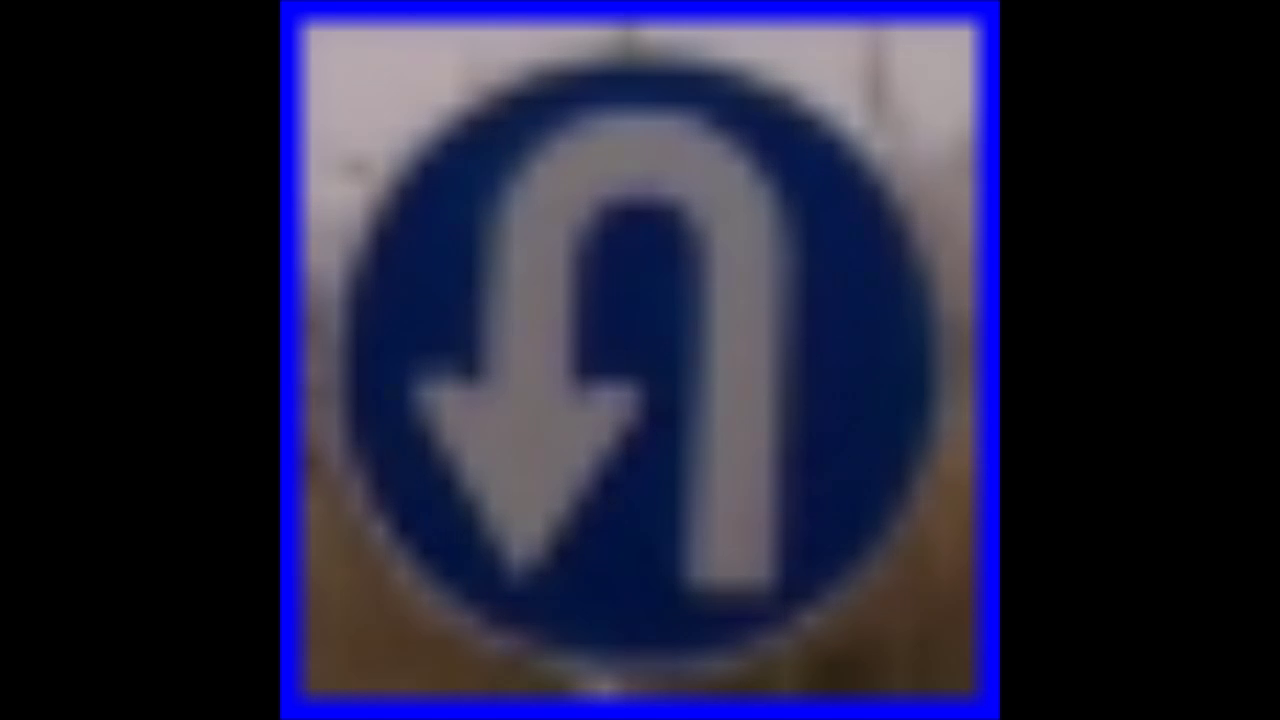
#> input picture frame 16 of DataPicker/sign_sum.mp4, 1280 x 720 px, given in place of 0507_one_lap_normal.mp4, which was not available
$ python previous_sign_cam.py
#> lines starting #> are read from the running program, lines starting #| are printed output that depends on the picture; pictures that were not available may be replaced by others from this repository, and a replacement may not be noted
import numpy as np
import cv2
import threading

crosswalkcascade = cv2.CascadeClassifier('../sign_xml_files/crosswalk.xml')
narrowcascade = cv2.CascadeClassifier('../sign_xml_files/narrowno.xml')
movingcascade = cv2.CascadeClassifier('../sign_xml_files/moving_0510.xml')
staticcascade = cv2.CascadeClassifier('../sign_xml_files/static_0514.xml')
scurvecascade = cv2.CascadeClassifier('../sign_xml_files/scurve0517.xml')
uturncascade = cv2.CascadeClassifier('../sign_xml_files/uturndetect.xml')
parkingcascade = cv2.CascadeClassifier('../sign_xml_files/parkingdetect.xml')

cam = cv2.VideoCapture('0507_one_lap_normal.mp4')
# cam.set(3,480)
# cam.set(4, 270)
if (not cam.isOpened()):
    print("cam open failed")

ret, img = cam.read()
#> img is the input picture: shape (720, 1280, 3); mean B, G, R 61, 34.9, 35.2
# x= 240; y= 50;
# w= 240; h= 220;
# img_trim=img[y:y+h,x:x+w]

gray = cv2.cvtColor(img, cv2.COLOR_BGR2GRAY)
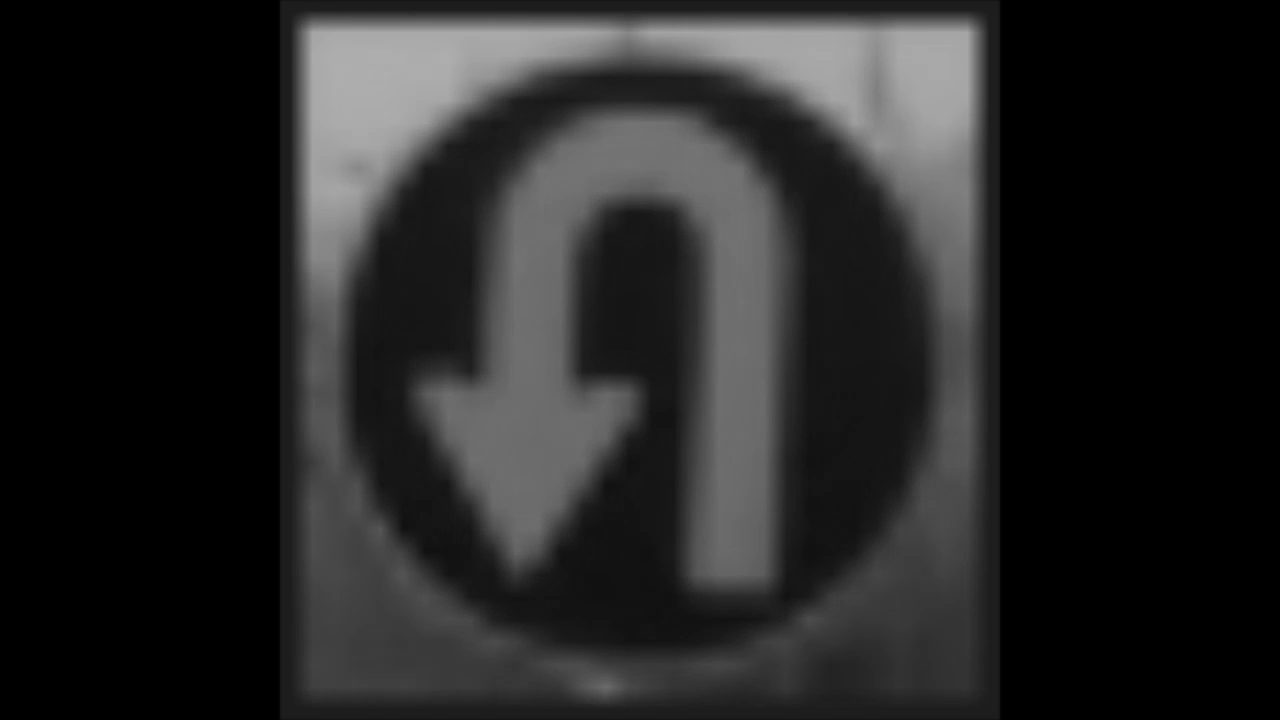
#> gray: shape (720, 1280); min 0, max 174, mean 37.9

crosswalk_stop = 0
narrow_stop = 0
moving_stop = 0
static_stop = 0
s_curve_stop = 0
u_turn_stop = 0
parking_stop = 0
detect_crsosswalk = 0
detect_narrow = 0
detect_moving = 0
detect_static = 0
detect_scurve = 0
detect_uturn = 0
detect_parking = 0


def cam_open():
    global img, gray, img_trim
    ret, img = cam.read()
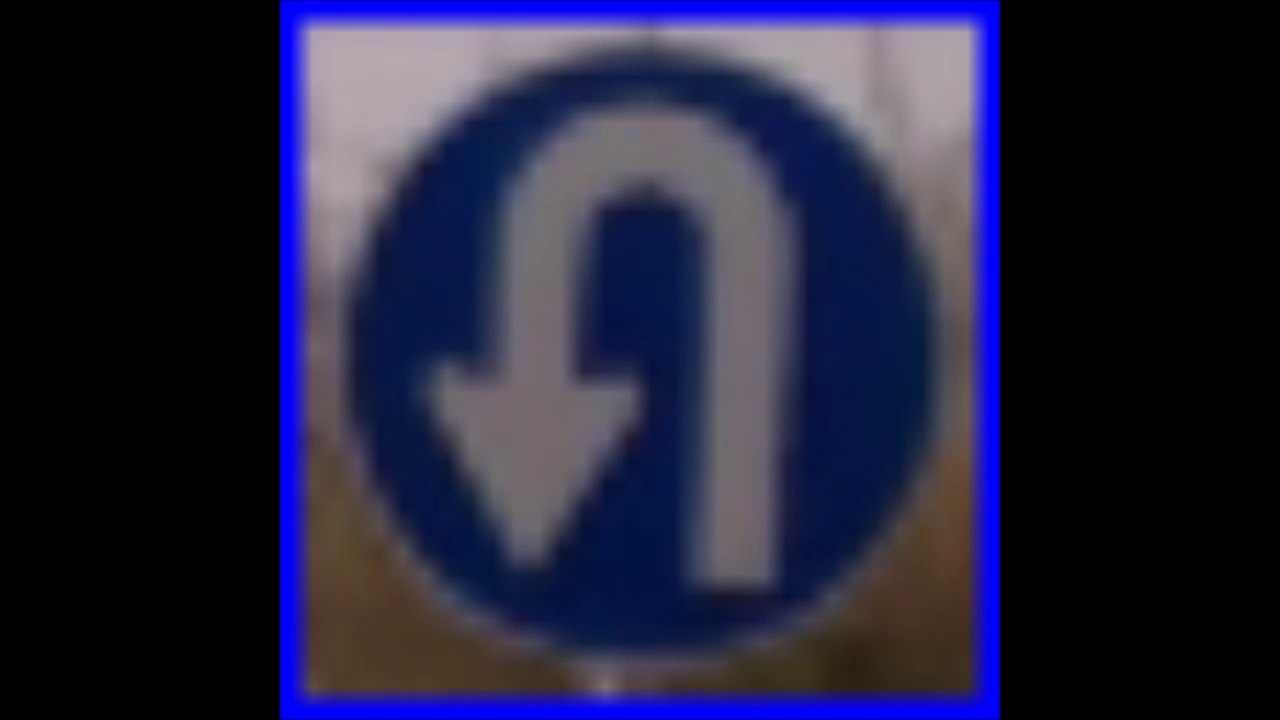
#> input picture frame 17 of DataPicker/sign_sum.mp4, 1280 x 720 px, given in place of 0507_one_lap_normal.mp4, which was not available
#> img is the input picture: shape (720, 1280, 3); mean B, G, R 60.3, 34.4, 35
    x_trim = 240
    y_trim = 50
    w_trim = 240
    h_trim = 220
    img_trim = img[y_trim: y_trim + h_trim, x_trim: x_trim + w_trim]
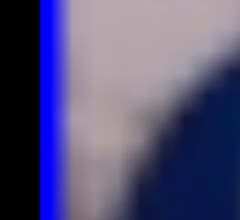
#> img_trim: shape (220, 240, 3); mean B, G, R 119.4, 81.7, 84.8

    gray = cv2.cvtColor(img, cv2.COLOR_BGR2GRAY)


def crosswalk_detect():
    global crosswalk_stop
    if stop1 == 3:
        return 0
    # print 't1', time.time()
    crosswalk = crosswalkcascade.detectMultiScale(gray, 1.07, 20)
    # print 't2', time.time()
    for (x, y, w, h) in crosswalk:
        cv2.rectangle(img_trim, (x, y), (x + w, y + h), (255, 0, 0), 2)
    rec1 = np.matrix(crosswalk)

    if np.sum(rec1) >= 1:
        detect_crosswalk = 1
        stop1 += 1
        print("CrossWalk!!! ", detect_crosswalk)


# [91 lines left out: functions narrow_detect, moving_detect, static_detect, scurve_detect, uturn_detect, parking_detect, not called in this run]


def main():
    while True:
        # print 't1', time.time()
        cam_thread = threading.Thread(target=cam_open())
        cam_thread = threading.Thread(target=cam_open())
#> in cam_open (call 2), `img_trim = img[y_trim: y_trim + h_trim, x_trim: x_trim + w_trim]`:
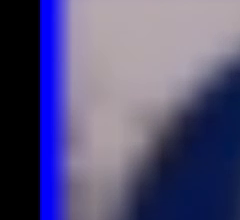
#> img_trim: shape (220, 240, 3); mean B, G, R 121.5, 83.6, 87.5
        cam_thread = threading.Thread(target=cam_open())

        crosswalk_thread = threading.Thread(target=crosswalk_detect())
        narrow_thread = threading.Thread(target=narrow_detect())
        moving_thread = threading.Thread(target=moving_detect())
        static_thread = threading.Thread(target=static_detect())
        scurve_thread = threading.Thread(target=scurve_detect())
        uturn_thread = threading.Thread(target=uturn_detect())
        parking_thread = threading.Thread(target=parking_detect())

        # cam_thread = threading.Thread(target = cam_open())

        cam_thread.start()
        crosswalk_thread.start()
        narrow_thread.start()
        moving_thread.start()
        static_thread.start()
        scurve_thread.start()
        uturn_thread.start()
        parking_thread.start()

        cv2.imshow('img', img_trim)
        # print 't2', time.time()
        k = cv2.waitKey(30) & 0xff
        if k == 27:
            break
    cam.release()
    cv2.destroyAllWindows()
    cv2.waitKey(0)


if __name__ == "__main__":
#> (the run stopped early here; a loop or call above may not have finished)

$ run again, starting later in the video
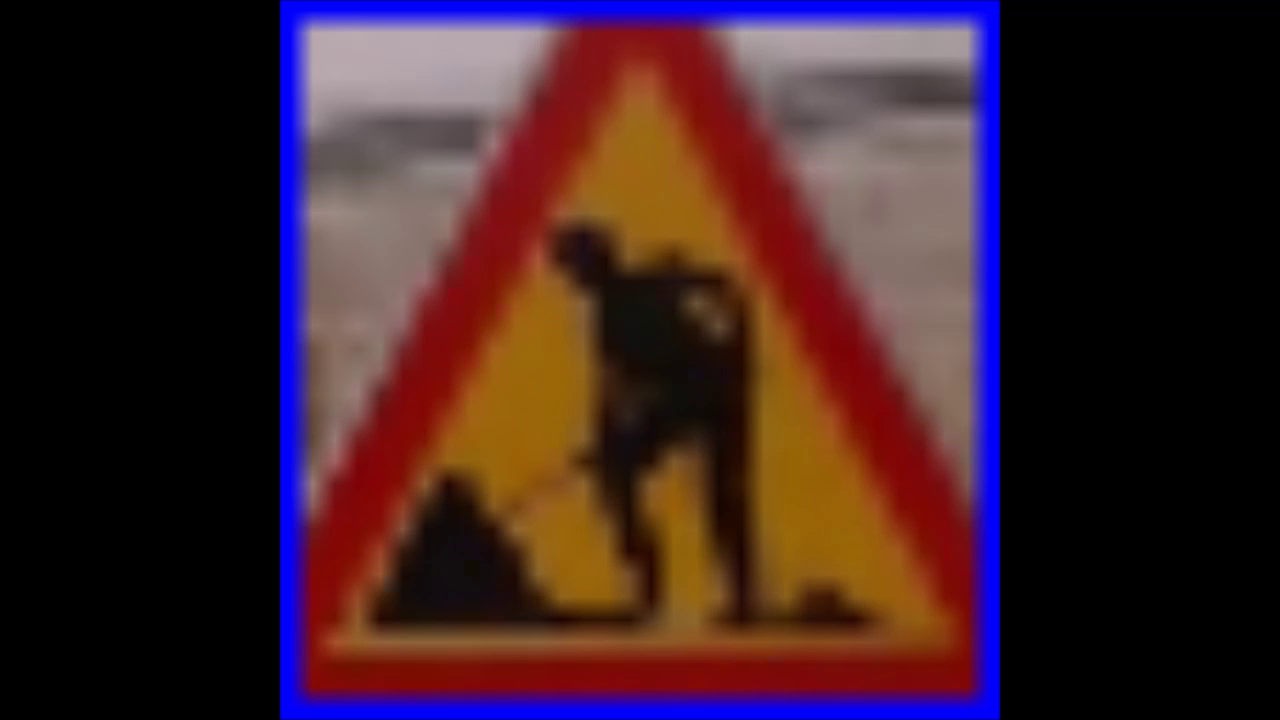
#> input picture frame 75 of DataPicker/sign_sum.mp4, 1280 x 720 px, given in place of 0507_one_lap_normal.mp4, which was not available
#> img is the input picture: shape (720, 1280, 3); mean B, G, R 39.4, 33.6, 60.9
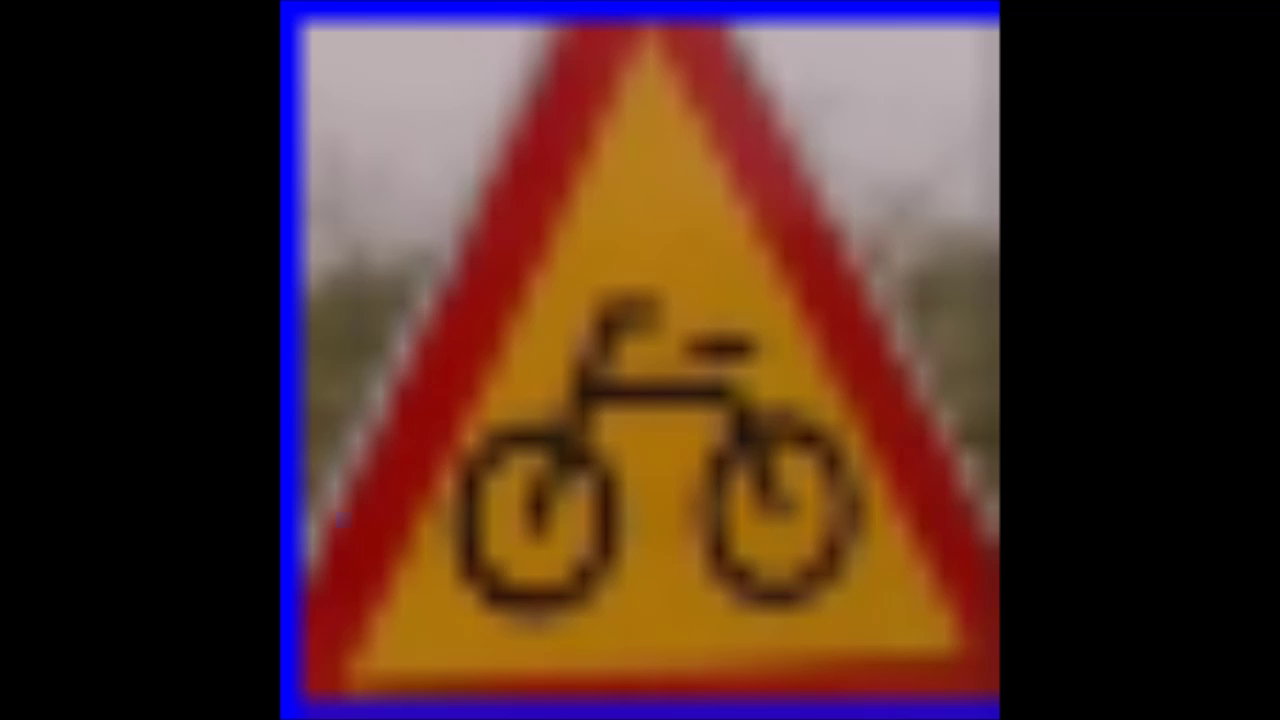
#> input picture frame 78 of DataPicker/sign_sum.mp4, 1280 x 720 px, given in place of 0507_one_lap_normal.mp4, which was not available
#> in cam_open, img is the input picture: shape (720, 1280, 3); mean B, G, R 38.8, 46.6, 76.4
#> in cam_open (call 3), `gray = cv2.cvtColor(img, cv2.COLOR_BGR2GRAY)`:
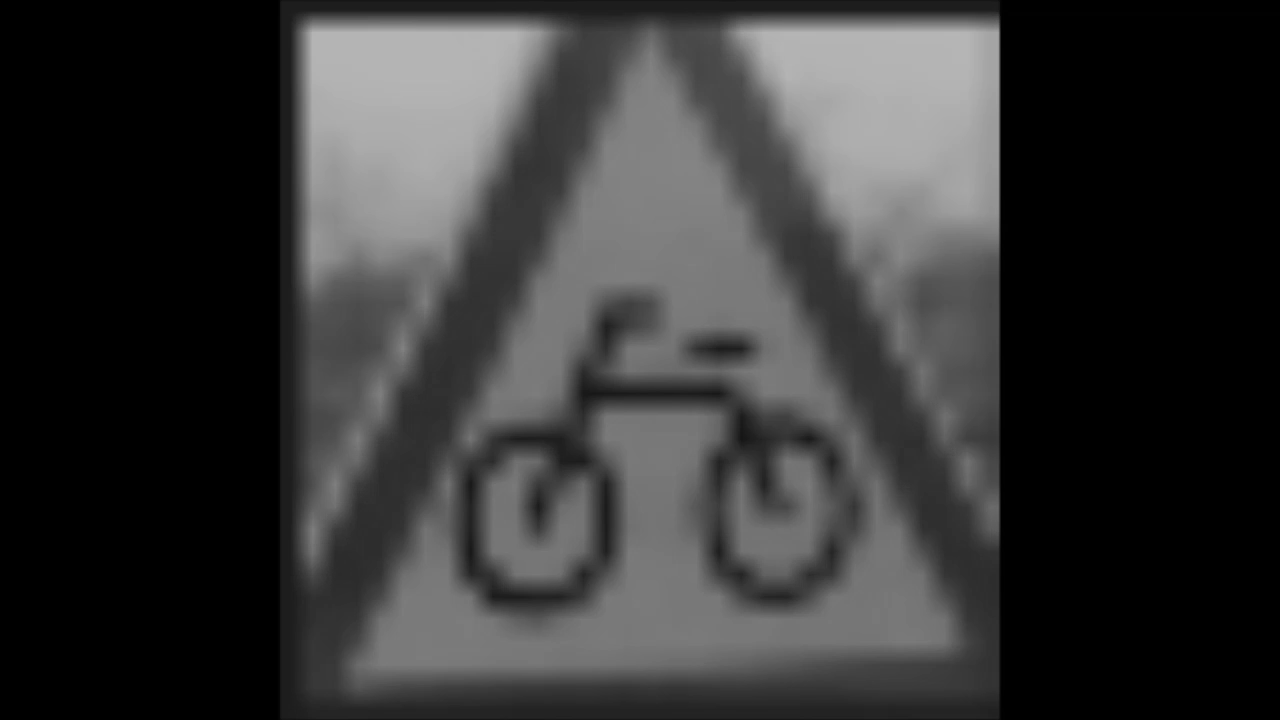
#> gray: shape (720, 1280); min 0, max 182, mean 54.6

$ run again, starting later in the video
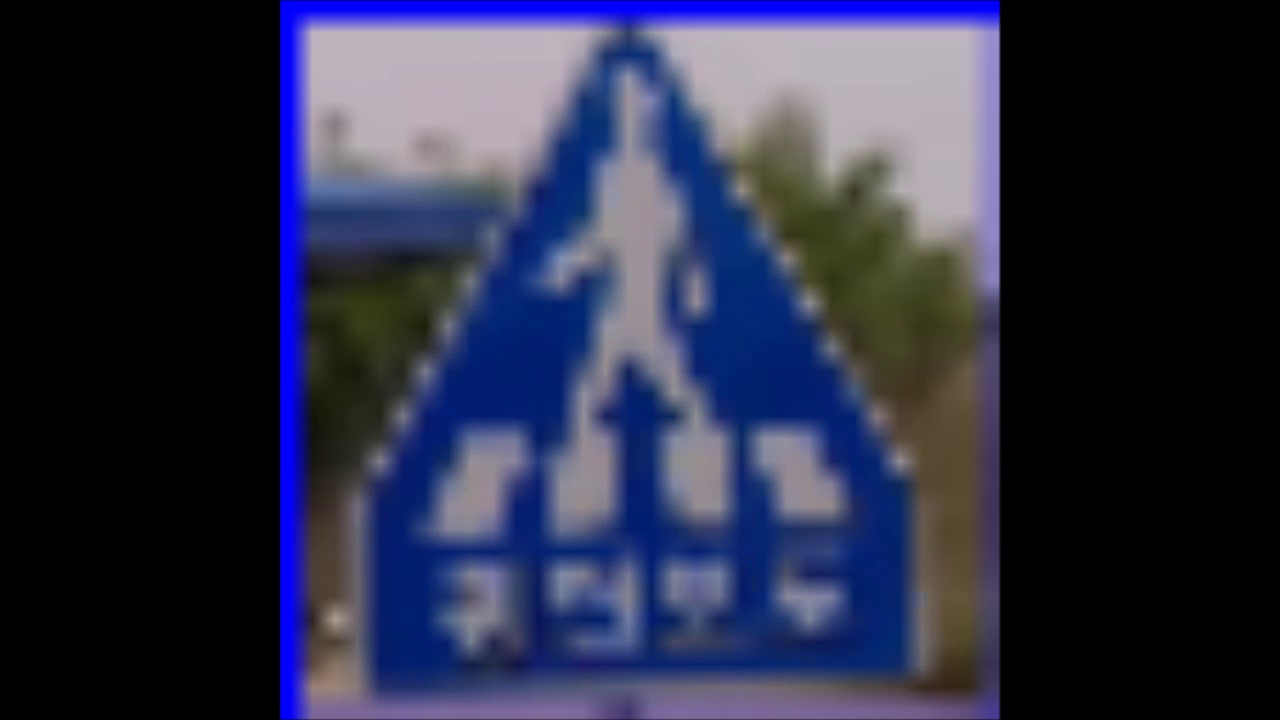
#> input picture frame 133 of DataPicker/sign_sum.mp4, 1280 x 720 px, given in place of 0507_one_lap_normal.mp4, which was not available
#> img is the input picture: shape (720, 1280, 3); mean B, G, R 70.6, 47, 44.2
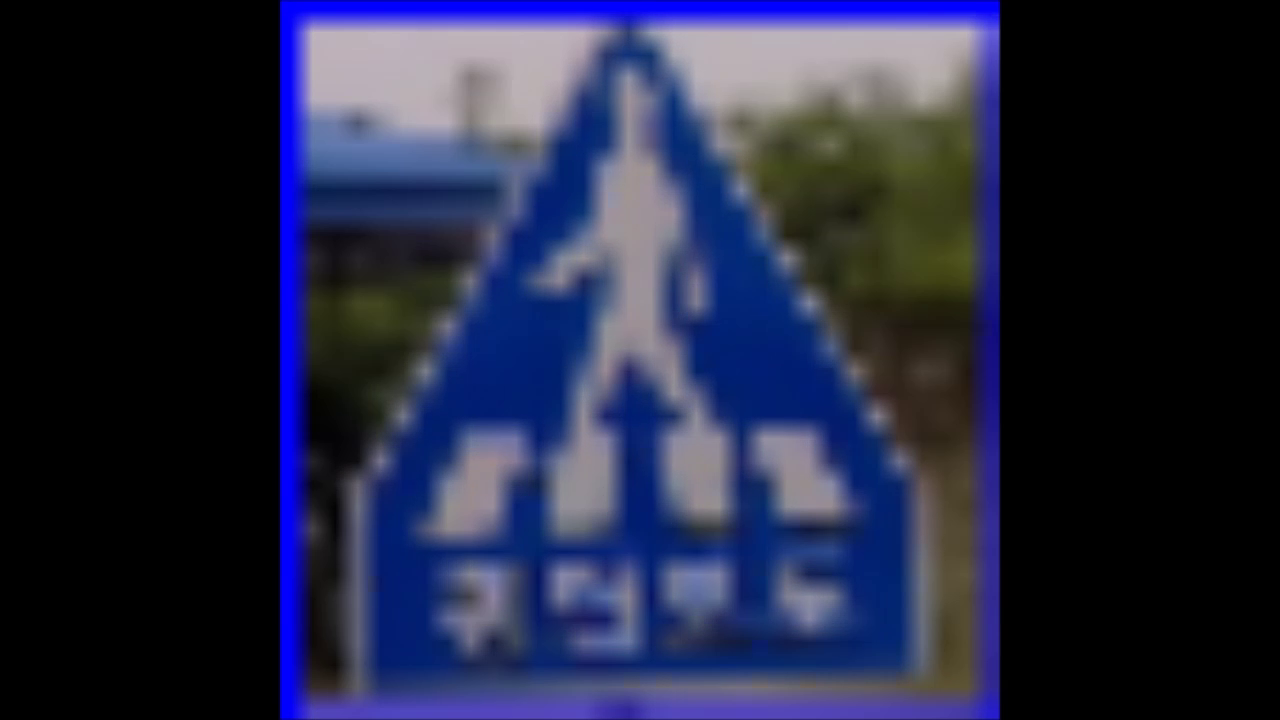
#> input picture frame 136 of DataPicker/sign_sum.mp4, 1280 x 720 px, given in place of 0507_one_lap_normal.mp4, which was not available
#> in cam_open, img is the input picture: shape (720, 1280, 3); mean B, G, R 66.3, 40.5, 36.7
#> in cam_open (call 3), `img_trim = img[y_trim: y_trim + h_trim, x_trim: x_trim + w_trim]`:
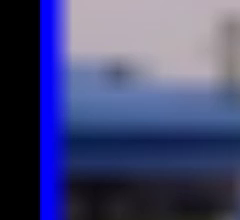
#> img_trim: shape (220, 240, 3); mean B, G, R 115.9, 73.8, 70.3
